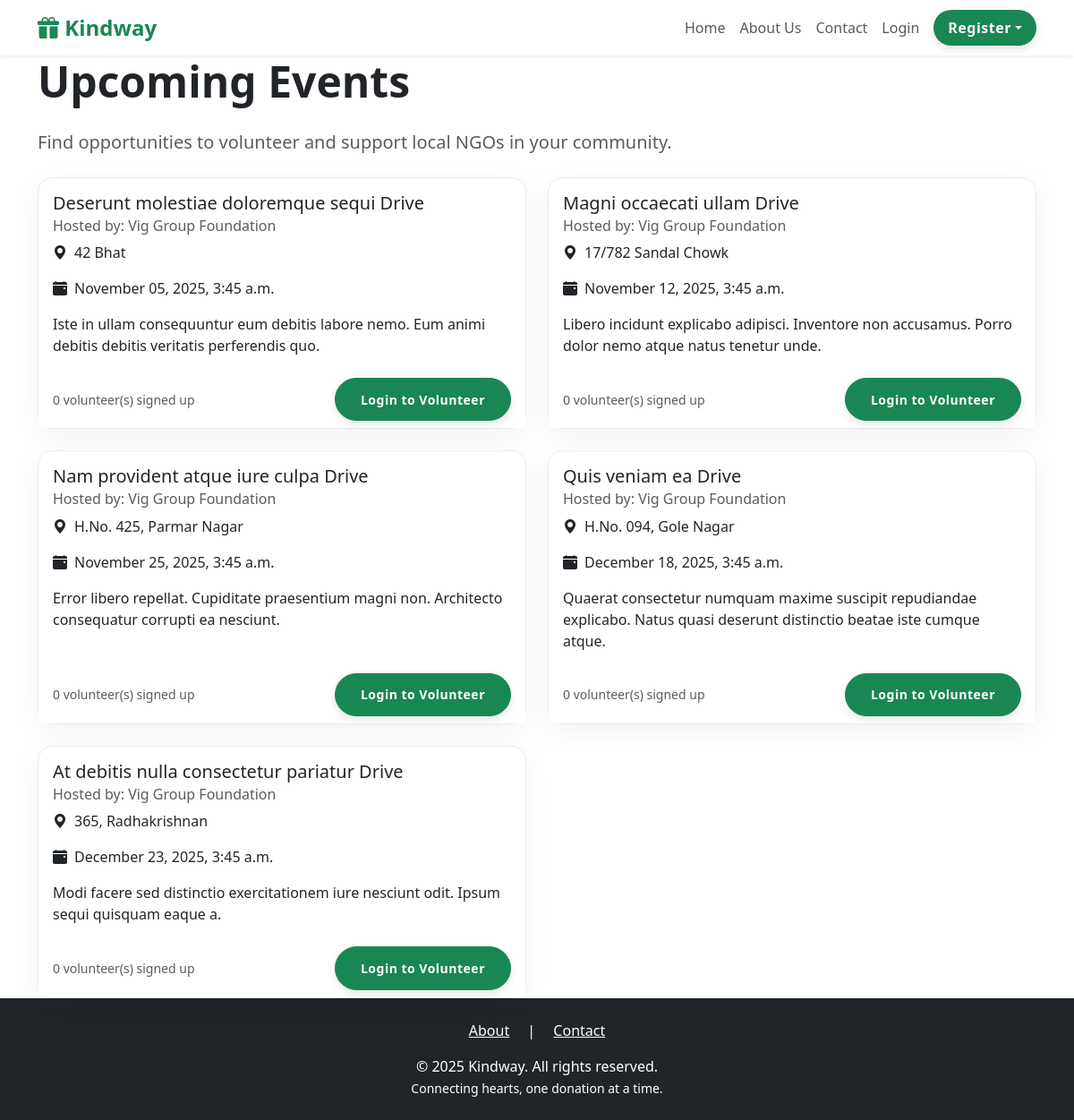
Screenshot of /events/ with the database file from the repository.
### communications/models.py (models this page shows, shortened)
class Event(models.Model):
    ngo = models.ForeignKey(settings.AUTH_USER_MODEL, on_delete=models.CASCADE)
    title = models.CharField(max_length=200)
    description = models.TextField()
    location = models.CharField(max_length=255)
    event_date = models.DateTimeField()
    created_at = models.DateTimeField(auto_now_add=True)
    volunteers = models.ManyToManyField(settings.AUTH_USER_MODEL, related_name='volunteered_events', blank=True)

### users/models.py (models this page shows, shortened)
class CustomUser(AbstractUser):
    USER_TYPE_CHOICES = (
      ('DONOR', 'Donor'),
      ('NGO', 'NGO'),
    )
    user_type = models.CharField(max_length=10, choices=USER_TYPE_CHOICES)

class NGOProfile(models.Model):
    VERIFICATION_CHOICES = (
        ('PENDING', 'Pending'),
        ('VERIFIED', 'Verified'),
        ('REJECTED', 'Rejected'),
    )
    user = models.OneToOneField(settings.AUTH_USER_MODEL, on_delete=models.CASCADE, primary_key=True)
    ngo_name = models.CharField(max_length=255)
    address = models.TextField()
    mission_statement = models.TextField(blank=True)
    document = models.FileField(upload_to='ngo_docs/', null=True, blank=True)
    verification_status = models.CharField(
        max_length=10,
        choices=VERIFICATION_CHOICES,
        default='PENDING'
    )
    is_verification_email_sent = models.BooleanField(default=False)
    latitude = models.FloatField(null=True, blank=True)
    longitude = models.FloatField(null=True, blank=True)
    accepted_categories = models.ManyToManyField(Category, blank=True)

### communications/views.py (the view)
# urls.py: path('', views.event_list, name='event_list'),
def event_list(request):
    events = Event.objects.order_by('event_date')
    return render(request, 'communications/event_list.html', {'events': events})

### templates/communications/event_list.html
{% extends 'base.html' %}
{% block content %}
<div class="container">
    <h1 class="display-5 fw-bold mb-4">Upcoming Events</h1>
    <p class="lead text-muted mb-4">Find opportunities to volunteer and support local NGOs in your community.</p>
    <div class="row g-4">
        {% for event in events %}
        <div class="col-md-6">
            <div class="card h-100 content-card">
                <div class="card-body">
                    <h5 class="card-title">{{ event.title }}</h5>
                    <h6 class="card-subtitle mb-2 text-muted">
                        Hosted by: {{ event.ngo.ngoprofile.ngo_name }}
                    </h6>
                    <p class="card-text"><i class="bi bi-geo-alt-fill me-2"></i>{{ event.location }}</p>
                    <p class="card-text"><i class="bi bi-calendar-event-fill me-2"></i>{{ event.event_date|date:"F d, Y, P" }}</p>
                    <p class="card-text">{{ event.description|truncatewords:30 }}</p>
                </div>
                <div class="card-footer bg-white border-top-0 d-flex justify-content-between align-items-center">
                    <small class="text-muted">{{ event.volunteers.count }} volunteer(s) signed up</small>
                    {% if user.is_authenticated %}
                        {% if user in event.volunteers.all %}
                            <button class="btn btn-sm btn-success disabled">
                                <i class="bi bi-check-circle-fill"></i> You've Signed Up!
                            </button>
                        {% else %}
                            <form action="{% url 'volunteer_for_event' event.id %}" method="POST">
                                {% csrf_token %}
                                <button type="submit" class="btn btn-sm btn-primary">Volunteer</button>
                            </form>
                        {% endif %}
                    {% else %}
                        <a href="{% url 'account_login' %}" class="btn btn-sm btn-primary">Login to Volunteer</a>
                    {% endif %}
                </div>
            </div>
        </div>
        {% empty %}
            <div class="col-12">
                <div class="alert alert-info text-center fs-5">
                    There are no upcoming events scheduled at the moment. Please check back soon!
                </div>
            </div>
        {% endfor %}
    </div>
</div>
{% endblock %}

### templates/base.html (style rules this page uses)
:root { --primary-green: #198754; --dark-green: #146c43; --accent-orange: #fd7e14; --light-bg: #f8f9fa; --white: #FFFFFF; --dark-text: #212529; --secondary-text: #6c757d; --font-sans: 'system-ui', -apple-system, 'Segoe UI', 'Roboto', 'Helvetica Neue', Arial, sans-serif; }
body { background-color: var(--white); display: flex; flex-direction: column; min-height: 100vh; font-family: var(--font-sans); }
.content-card { background-color: var(--white); border-radius: 16px; border: 1px solid #e9ecef; box-shadow: 0 8px 30px rgba(0,0,0,0.05); transition: all 0.3s ease; }
.btn { border-radius: 50px; font-weight: 600; padding: 0.8rem 1.75rem; transition: all 0.3s ease; letter-spacing: 0.5px; box-shadow: 0 4px 10px rgba(0,0,0,0.1); }
.btn-primary { background-color: var(--primary-green); border-color: var(--primary-green); }

### rows the page displays
Event: title "Deserunt molestiae doloremque sequi Drive", ngo.ngoprofile.ngo_name "Vig Group Foundation", location "42 Bhat", event_date "November 05, 2025, 3:45 a.m.", description "Iste in ullam consequuntur eum debitis labore nemo. Eum animi debitis debitis veritatis perferendis quo.", volunteers.count "0"
Event: title "Magni occaecati ullam Drive", ngo.ngoprofile.ngo_name "Vig Group Foundation", location "17/782 Sandal Chowk", event_date "November 12, 2025, 3:45 a.m.", description "Libero incidunt explicabo adipisci. Inventore non accusamus. Porro dolor nemo atque natus tenetur unde.", volunteers.count "0"
Event: title "Nam provident atque iure culpa Drive", ngo.ngoprofile.ngo_name "Vig Group Foundation", location "H.No. 425, Parmar Nagar", event_date "November 25, 2025, 3:45 a.m.", description "Error libero repellat. Cupiditate praesentium magni non. Architecto consequatur corrupti ea nesciunt.", volunteers.count "0"
Event: title "Quis veniam ea Drive", ngo.ngoprofile.ngo_name "Vig Group Foundation", location "H.No. 094, Gole Nagar", event_date "December 18, 2025, 3:45 a.m.", description "Quaerat consectetur numquam maxime suscipit repudiandae explicabo. Natus quasi deserunt distinctio beatae iste cumque atque.", volunteers.count "0"
Event: title "At debitis nulla consectetur pariatur Drive", ngo.ngoprofile.ngo_name "Vig Group Foundation", location "365, Radhakrishnan", event_date "December 23, 2025, 3:45 a.m.", description "Modi facere sed distinctio exercitationem iure nesciunt odit. Ipsum sequi quisquam eaque a.", volunteers.count "0"
